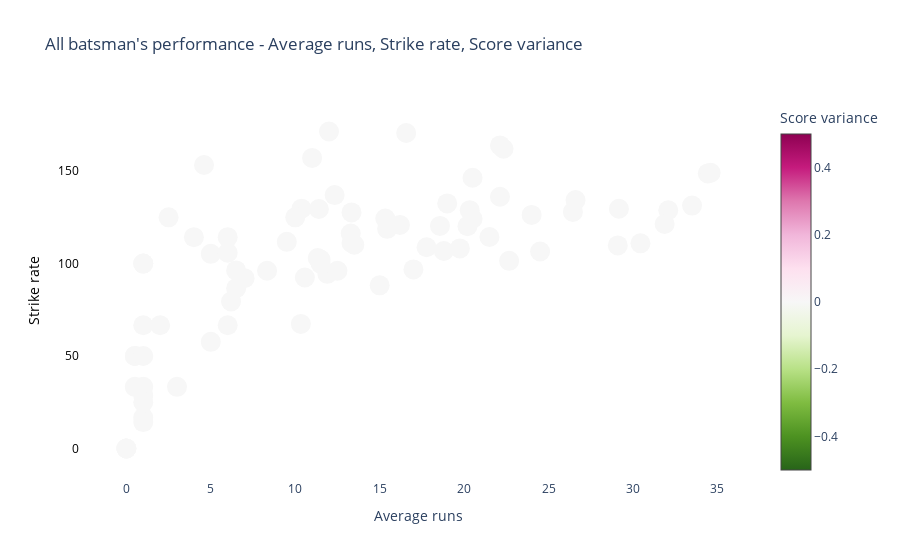
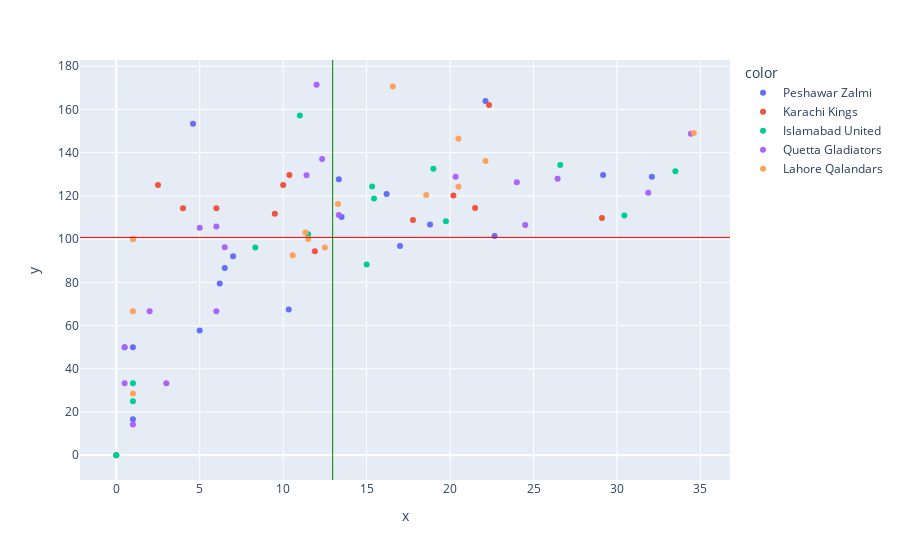

Here is the notebook cell these charts were saved with, in order:
### Code cell
quadrant_chart(
    x=df_batAvg['AvgRuns_match'],
    y=df_batAvg['Strike_rate'],
    team=df_batAvg['Batting_team'],
    var=df_batAvg["Var"],
    xtick_labels=['Low', 'High'],
    ytick_labels=['Low', 'High'],
    highlight_quadrants=[1]
)
# plt.title('Strike vs Runs', fontsize=16)
# plt.ylabel('Strike', fontsize=14)
# plt.xlabel('Avg Runs', fontsize=14)

### Figure 1 — Plotly figure (JSON) as saved in the notebook; plotly's stock layout.template omitted (floating-point values rounded to 4 significant figures)
{"data": [{"hoverinfo": "text", "marker": {"autocolorscale": true, "cmin": 0, "color": [0, 0, 0, 0, 0, 0, 0, 0, 0, 0, 0, 0, 0, 0, 0, 0, 0, 0, 0, 0, 0, 0, 0, 0, 0, 0, 0, 0, 0, 0, 0, 0, 0, 0, 0, 0, 0, 0, 0, 0, 0, 0, 0, 0, 0, 0, 0, 0, 0, 0, 0, 0, 0, 0, 0, 0, 0, 0, 0, 0, 0, 0, 0, 0, 0, 0, 0, 0, 0, 0, 0, 0, 0, 0, 0, 0, 0, 0, 0, 0], "colorbar": {"title": {"text": "Score variance"}}, "reversescale": true, "size": 20, "symbol": "circle"}, "mode": "markers", "showlegend": false, "text": ["Kamran Akmal  Peshawar Zalmi", "Babar Azam  Karachi Kings", "DR Smith  Islamabad United", "RR Rossouw  Quetta Gladiators", "KP Pietersen  Quetta Gladiators", "Ahmed Shehzad  Quetta Gladiators", "KC Sangakkara  Karachi Kings", "Shoaib Malik  Karachi Kings", "KA Pollard  Karachi Kings", "Sarfraz Ahmed  Quetta Gladiators", "Fakhar Zaman  Lahore Qalandars", "Shahid Afridi  Peshawar Zalmi", "DJ Malan  Peshawar Zalmi", "JJ Roy  Lahore Qalandars", "SR Watson  Islamabad United", "Umar Akmal  Lahore Qalandars", "CH Gayle  Karachi Kings", "Misbah-ul-Haq  Islamabad United", "Mohammad Hafeez  Peshawar Zalmi", "Asad Shafiq  Quetta Gladiators", "BJ Haddin  Islamabad United", "EJG Morgan  Peshawar Zalmi", "SW Billings  Islamabad United", "Mohammad Rizwan  Lahore Qalandars", "DJG Sammy  Peshawar Zalmi", "RS Bopara  Karachi Kings", "SP Narine  Lahore Qalandars", "Tamim Iqbal  Peshawar Zalmi", "BB McCullum  Lahore Qalandars", "Imad Wasim  Karachi Kings", "CS Delport  Lahore Qalandars", "MN Samuels  Peshawar Zalmi", "GD Elliott  Lahore Qalandars", "Sohail Tanvir  Lahore Qalandars", "Hussain Talat  Islamabad United", "Shadab Khan  Islamabad United", "Anwar Ali  Quetta Gladiators", "Shakib Al Hasan  Peshawar Zalmi", "Asif Ali  Islamabad United", "Rafatullah Mohmand  Islamabad United", "NLTC Perera  Quetta Gladiators", "Mahmudullah  Quetta Gladiators", "Sohaib Maqsood  Peshawar Zalmi", "Haris Sohail  Peshawar Zalmi", "Wahab Riaz  Peshawar Zalmi", "BM Duckett  Islamabad United", "Hasan Khan  Quetta Gladiators", "CJ Jordan  Peshawar Zalmi", "Aamer Yamin  Lahore Qalandars", "Amad Butt  Islamabad United", "SM Ervine  Quetta Gladiators", "Mohammad Amir  Karachi Kings", "Hasan Ali  Peshawar Zalmi", "Yasir Shah  Lahore Qalandars", "Mohammad Nawaz (3)  Quetta Gladiators", "Shahzaib Hasan  Karachi Kings", "Saad Nasim  Quetta Gladiators", "Sohail Khan  Karachi Kings", "Iftikhar Ahmed  Peshawar Zalmi", "LJ Wright  Quetta Gladiators", "DPMD Jayawardene  Karachi Kings", "RR Emrit  Quetta Gladiators", "Usama Mir  Karachi Kings", "Mohammad Irfan (4)  Lahore Qalandars", "Anamul Haque  Quetta Gladiators", "Umar Gul  Quetta Gladiators", "Bilawal Bhatti  Lahore Qalandars", "Mohammad Sami  Islamabad United", "TS Mills  Quetta Gladiators", "N Pooran  Islamabad United", "Ghulam Mudassar  Lahore Qalandars", "Sharjeel Khan  Islamabad United", "Imran Khalid  Islamabad United", "Junaid Khan  Peshawar Zalmi", "Khushdil Shah  Peshawar Zalmi", "MN van Wyk  Quetta Gladiators", "Zulfiqar Babar  Quetta Gladiators", "Usman Khan  Karachi Kings", "Rumman Raees  Islamabad United", "Mohammad Irfan  Islamabad United"], "x": [32.09, 29.1, 30.44, 31.88, 34.43, 26.44, 21.5, 20.2, 22.33, 20.33, 22.12, 22.12, 29.17, 34.6, 19, 20.5, 17.78, 19.75, 17, 24.5, 15.44, 22.67, 26.6, 18.57, 13.33, 11.9, 16.57, 18.8, 13.29, 10.38, 20.5, 16.2, 10.57, 11.33, 33.5, 11, 11.4, 13.5, 11.5, 15.33, 13.33, 12.33, 7, 10.33, 6.2, 15, 6.5, 6.5, 12.5, 8.333, 24, 6, 4.6, 11.5, 5, 9.5, 6, 4, 5, 12, 10, 6, 2.5, 1, 3, 2, 1, 0.5, 0.5, 1, 1, 1, 1, 1, 1, 1, 0.5, 0, 0, 0], "y": [128.8, 109.8, 110.9, 121.4, 148.8, 128.0, 114.4, 120.2, 162.1, 128.9, 136.2, 163.9, 129.6, 149.1, 132.6, 124.2, 108.8, 108.2, 96.84, 106.5, 118.8, 101.5, 134.3, 120.4, 127.7, 94.44, 170.6, 106.8, 116.2, 129.7, 146.4, 120.9, 92.5, 103.0, 131.4, 157.1, 129.5, 110.2, 102.2, 124.3, 111.1, 137.0, 92.11, 67.39, 79.49, 88.24, 96.3, 86.67, 96.15, 96.15, 126.3, 114.3, 153.3, 100, 105.3, 111.8, 105.9, 114.3, 57.69, 171.4, 125, 66.67, 125, 66.67, 33.33, 66.67, 28.57, 50, 50, 33.33, 100, 25, 100, 50, 16.67, 14.29, 33.33, 0, 0, 0], "type": "scatter"}], "layout": {"paper_bgcolor": "white", "plot_bgcolor": "white", "title": {"text": "All batsman's performance - Average runs, Strike rate, Score variance"}, "xaxis": {"showgrid": false, "title": {"text": "Average runs"}, "zeroline": false}, "yaxis": {"color": "black", "showgrid": true, "title": {"font": {"color": "black"}, "text": "Strike rate"}, "zeroline": false}}}

### Figure 2 — Plotly figure (JSON) as saved in the notebook; plotly's stock layout.template omitted (floating-point values rounded to 4 significant figures)
{"data": [{"hovertemplate": "color=Peshawar Zalmi<br>x=%{x}<br>y=%{y}<extra></extra>", "legendgroup": "Peshawar Zalmi", "marker": {"color": "#636efa", "symbol": "circle"}, "mode": "markers", "name": "Peshawar Zalmi", "orientation": "v", "showlegend": true, "x": [32.09, 22.12, 29.17, 17, 22.67, 13.33, 18.8, 16.2, 13.5, 7, 10.33, 6.2, 6.5, 4.6, 5, 1, 1], "xaxis": "x", "y": [128.8, 163.9, 129.6, 96.84, 101.5, 127.7, 106.8, 120.9, 110.2, 92.11, 67.39, 79.49, 86.67, 153.3, 57.69, 50, 16.67], "yaxis": "y", "type": "scatter"}, {"hovertemplate": "color=Karachi Kings<br>x=%{x}<br>y=%{y}<extra></extra>", "legendgroup": "Karachi Kings", "marker": {"color": "#EF553B", "symbol": "circle"}, "mode": "markers", "name": "Karachi Kings", "orientation": "v", "showlegend": true, "x": [29.1, 21.5, 20.2, 22.33, 17.78, 11.9, 10.38, 6, 9.5, 4, 10, 2.5, 0], "xaxis": "x", "y": [109.8, 114.4, 120.2, 162.1, 108.8, 94.44, 129.7, 114.3, 111.8, 114.3, 125, 125, 0], "yaxis": "y", "type": "scatter"}, {"hovertemplate": "color=Islamabad United<br>x=%{x}<br>y=%{y}<extra></extra>", "legendgroup": "Islamabad United", "marker": {"color": "#00cc96", "symbol": "circle"}, "mode": "markers", "name": "Islamabad United", "orientation": "v", "showlegend": true, "x": [30.44, 19, 19.75, 15.44, 26.6, 33.5, 11, 11.5, 15.33, 15, 8.333, 0.5, 1, 1, 1, 0, 0], "xaxis": "x", "y": [110.9, 132.6, 108.2, 118.8, 134.3, 131.4, 157.1, 102.2, 124.3, 88.24, 96.15, 50, 33.33, 25, 100, 0, 0], "yaxis": "y", "type": "scatter"}, {"hovertemplate": "color=Quetta Gladiators<br>x=%{x}<br>y=%{y}<extra></extra>", "legendgroup": "Quetta Gladiators", "marker": {"color": "#ab63fa", "symbol": "circle"}, "mode": "markers", "name": "Quetta Gladiators", "orientation": "v", "showlegend": true, "x": [31.88, 34.43, 26.44, 20.33, 24.5, 11.4, 13.33, 12.33, 6.5, 24, 5, 6, 12, 6, 3, 2, 0.5, 1, 0.5], "xaxis": "x", "y": [121.4, 148.8, 128.0, 128.9, 106.5, 129.5, 111.1, 137.0, 96.3, 126.3, 105.3, 105.9, 171.4, 66.67, 33.33, 66.67, 50, 14.29, 33.33], "yaxis": "y", "type": "scatter"}, {"hovertemplate": "color=Lahore Qalandars<br>x=%{x}<br>y=%{y}<extra></extra>", "legendgroup": "Lahore Qalandars", "marker": {"color": "#FFA15A", "symbol": "circle"}, "mode": "markers", "name": "Lahore Qalandars", "orientation": "v", "showlegend": true, "x": [22.12, 34.6, 20.5, 18.57, 16.57, 13.29, 20.5, 10.57, 11.33, 12.5, 11.5, 1, 1, 1], "xaxis": "x", "y": [136.2, 149.1, 124.2, 120.4, 170.6, 116.2, 146.4, 92.5, 103.0, 96.15, 100, 66.67, 28.57, 100], "yaxis": "y", "type": "scatter"}], "layout": {"xaxis": {"anchor": "y", "domain": [0, 1], "title": {"text": "x"}}, "yaxis": {"anchor": "x", "domain": [0, 1], "title": {"text": "y"}}, "legend": {"title": {"text": "color"}, "tracegroupgap": 0}, "margin": {"t": 60}, "shapes": [{"line": {"color": "red", "width": 1}, "type": "line", "x0": 0, "x1": 1, "xref": "x domain", "y0": 100.8, "y1": 100.8, "yref": "y"}, {"line": {"color": "green", "width": 1}, "type": "line", "x0": 12.97, "x1": 12.97, "xref": "x", "y0": 0, "y1": 1, "yref": "y domain"}]}}
